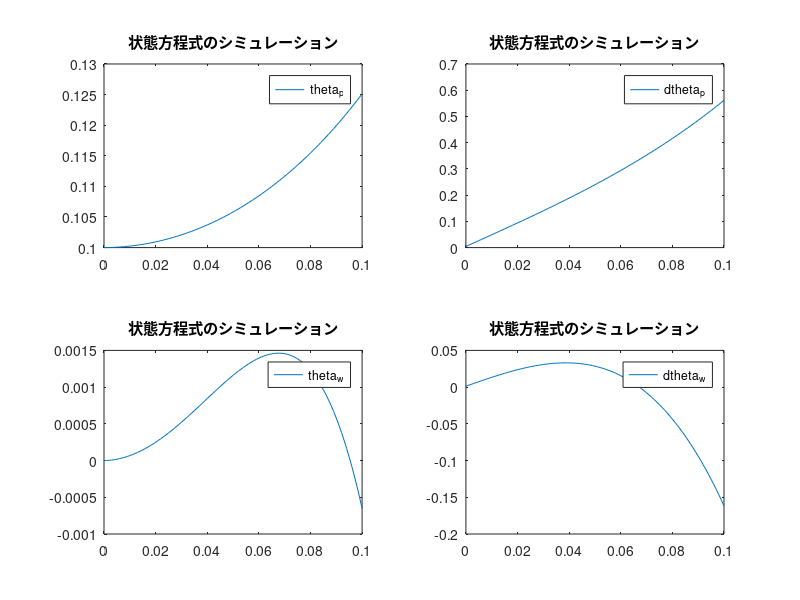

This chart was generated by the following MATLAB code:
%パラメータ
m_w= 33e-3; % ホイールの重さ [kg]
m_p= 193e-3; % 振子の重さ [kg]
r_w= 33e-3; % ホイールの半径 [m]
r_p= 70e-3; % 振子の重心までの距離 [m]
J_w= 0.477e-4; % ホイールのイナーシャ
J_p= 6.498e-4; % 振子のイナーシャ ??
J_m= 0.151e-7; % モータの回転子のイナーシャ
g= 9.8; % 重力加速度 [m/s^2]
n= 3; % 減速比
kt= 3.52e-3; %トルク定数 [Nm/A]
kn= 2710; % 回転数定数[rpm/V]
ke= 1 / (kn* 2*pi / 60); %起電力定数 [V/(rad/s)]
R= 2.9; %内部抵抗 [Ω]
t_md = 0; % 摩擦トルク[Nm]
V_offset = R * t_md / kt;

a11 = (m_w + m_p) * r_w^2 + 2 * m_p * r_w * r_p + m_p * r_p^2 + J_p + J_w;
a12 = (m_w + m_p) * r_w^2 + m_p * r_w * r_p + J_w;
a21 = (m_w + m_p) * r_w^2 + m_p * r_w * r_p + J_w;
a22 = (m_w + m_p) * r_w^2 + J_w + n^2 * J_m;
delta = a11 * a22 - a12 * a21;

A = [0, 1, 0, 0;
     a22 * m_p * g * r_p / delta, 0, 0, (a21 * n^2 * kt * ke / R)/delta;
     0, 0, 0, 1;
     -a21 * m_p * g * r_p / delta, 0, 0, (-a11 * n^2 * kt * ke /R) / delta];

B = [0;
     (-a12 * n * kt / R) / delta;
     0;
     (a11 * n * kt / R) / delta];

C = [1, 0, 0, 0;
     0, 1, 0, 0;
     0, 0, 1, 0;
     0, 0, 0, 1];

% 可制御
Uc = [B, A*B, A^2*B, A^3*B];
if det(Uc) ~= 0
    disp('可制御である')
end

%シミュレーション
dt = 0.001;
t = 0 : dt : 0.1;
i = 0;
x = [0.1; 0; 0; 0];
u = 1;
x1 = []; %theta_p
x2 = []; %dtheta_p
x3 = []; %theta_w
x4 = []; %dtheta_w
for n = t
    i = i + 1;
    dx = A * x + B * u;
    x = x + dx * dt;
    
    x1 = [x1, x(1)];
    x2 = [x2, x(2)];
    x3 = [x3, x(3)];
    x4 = [x4, x(4)];
end

subplot(2, 2, 1)
plot(t, x1);
legend('theta_p')
title('状態方程式のシミュレーション')

subplot(2, 2, 2)
plot(t, x2);
legend('dtheta_p')
title('状態方程式のシミュレーション')

subplot(2, 2, 3)
plot(t, x3);
legend('theta_w')
title('状態方程式のシミュレーション')

subplot(2, 2, 4)
plot(t, x4);
legend('dtheta_w')
title('状態方程式のシミュレーション')
